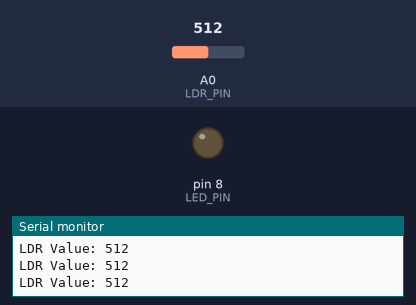
A sketch run on a simulated Arduino Uno, built with avr-gcc and run on an emulated ATmega328P. On the bench: output pins drawn as LEDs (lit = HIGH), the last lines printed to the serial monitor. The inputs (shaded band) are chosen by the test bench; at power-on: A0 (LDR_PIN) = 512.

Above: at 1.3 s.
1.4 s: A0 (LDR_PIN) set to 482
At 1.8 s:
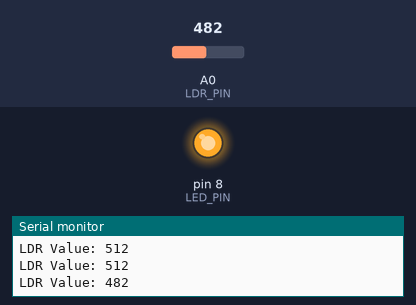
3.0 s: A0 (LDR_PIN) set to 510
At 4.1 s:
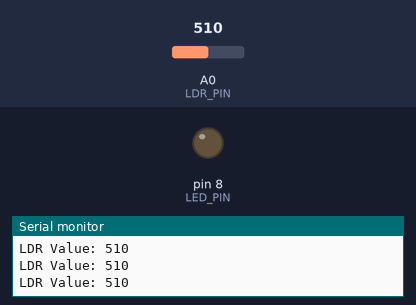
4.5 s: A0 (LDR_PIN) set to 490
At 5.4 s:
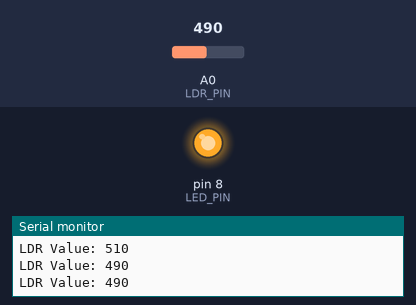
Timing chart, 0 to 7.5 s (numbered marks = the images above; inputs shaded):
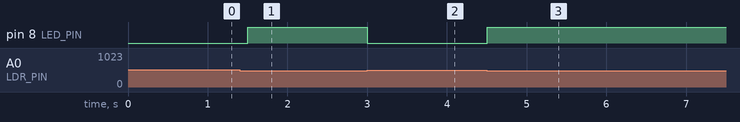

Measured:
- the behaviour switches between 500 and 499 on A0 (LDR_PIN) (found by bisection; images 0 and 1)
- after the input at 1.4 s, pin 8 (LED_PIN): LOW → HIGH after 0.10 s
- after the input at 3.0 s, pin 8 (LED_PIN): HIGH → LOW at once
- after the input at 4.5 s, pin 8 (LED_PIN): LOW → HIGH at once

The sketch:

practical_9_part_A.ino
```cpp
// C++ code
//
const int LDR_PIN = A0;
const int LED_PIN = 8;

int ldrValue = 0;
int threshold = 500;

void setup()
{
  pinMode(LED_PIN, OUTPUT);
  Serial.begin(9600);
}

void loop()
{
  ldrValue = analogRead(LDR_PIN);
  Serial.print("LDR Value: ");
  Serial.println(ldrValue);
  if (ldrValue < threshold) {
    digitalWrite(LED_PIN, HIGH);
  } else {
    digitalWrite(LED_PIN, LOW);
  }
  delay(500);
}
```
